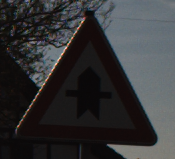
#> input picture Dataset_traffic_sign/00011/00000_00029.png, 175 x 159 px, found by its file name
$ jupyter execute --allow-errors 'prueba simple.ipynb'
#> lines starting #> are read from the running program, lines starting #| are printed output that depends on the picture
[cell 1]
import numpy as np
import cv2
from sklearn import metrics
from sklearn.linear_model import LogisticRegression
from skimage.feature import hog

#> (a cell that did not finish here is left out)

[cell 3]
ruta = 'Dataset_traffic_sign/00000/00000_00029.png'
img = cv2.imread(ruta)
#> img is the input picture: shape (159, 175, 3); mean B, G, R 53.8, 52.5, 52.3
cv2.imshow('Imagen prueba',img)
cv2.waitKey(0)
cv2.destroyAllWindows()

[cell 4]
img = cv2.resize(img,(100,100))
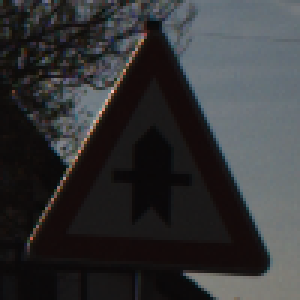
#> img: shape (100, 100, 3) (shown 3 times larger); mean B, G, R 53.7, 52.4, 52.2
#> (the rest of this cell did not finish here and is left out)
